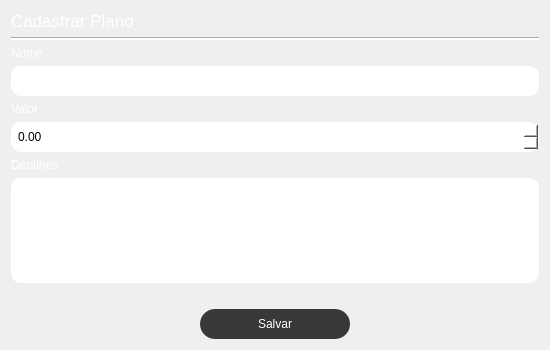
<?xml version="1.0" encoding="UTF-8"?>
<ui version="4.0">
 <class>AddPlan</class>
 <widget class="QDialog" name="AddPlan">
  <property name="geometry">
   <rect>
    <x>0</x>
    <y>0</y>
    <width>550</width>
    <height>350</height>
   </rect>
  </property>
  <property name="minimumSize">
   <size>
    <width>550</width>
    <height>350</height>
   </size>
  </property>
  <property name="maximumSize">
   <size>
    <width>550</width>
    <height>350</height>
   </size>
  </property>
  <property name="windowTitle">
   <string>Cadastrar Plano</string>
  </property>
  <layout class="QVBoxLayout" name="verticalLayout_6">
   <item>
    <layout class="QVBoxLayout" name="verticalLayout">
     <item>
      <widget class="QLabel" name="label_page_account">
       <property name="font">
        <font>
         <pointsize>13</pointsize>
        </font>
       </property>
       <property name="styleSheet">
        <string notr="true">color: rgb(255, 255, 255);</string>
       </property>
       <property name="text">
        <string>Cadastrar Plano</string>
       </property>
      </widget>
     </item>
     <item>
      <widget class="Line" name="line_page_account">
       <property name="styleSheet">
        <string notr="true">background-color: rgb(255, 255, 255);</string>
       </property>
       <property name="orientation">
        <enum>Qt::Orientation::Horizontal</enum>
       </property>
      </widget>
     </item>
    </layout>
   </item>
   <item>
    <layout class="QVBoxLayout" name="verticalLayout_5">
     <item>
      <layout class="QVBoxLayout" name="verticalLayout_2">
       <item>
        <widget class="QLabel" name="label">
         <property name="styleSheet">
          <string notr="true">color: rgb(255, 255, 255);</string>
         </property>
         <property name="text">
          <string>Nome</string>
         </property>
        </widget>
       </item>
       <item>
        <widget class="QLineEdit" name="line_name">
         <property name="minimumSize">
          <size>
           <width>0</width>
           <height>30</height>
          </size>
         </property>
         <property name="styleSheet">
          <string notr="true">QLineEdit{
	background:  rgb(255, 255, 255);
	border-radius: 10px;
	padding: 5px;
}
</string>
         </property>
        </widget>
       </item>
      </layout>
     </item>
     <item>
      <layout class="QVBoxLayout" name="verticalLayout_3">
       <item>
        <widget class="QLabel" name="label_2">
         <property name="styleSheet">
          <string notr="true">color: rgb(255, 255, 255);</string>
         </property>
         <property name="text">
          <string>Valor</string>
         </property>
        </widget>
       </item>
       <item>
        <widget class="QDoubleSpinBox" name="spin_value">
         <property name="minimumSize">
          <size>
           <width>0</width>
           <height>30</height>
          </size>
         </property>
         <property name="styleSheet">
          <string notr="true">QDoubleSpinBox{
	background:  rgb(255, 255, 255);
	border-radius: 10px;
	padding: 5px;
}
</string>
         </property>
         <property name="maximum">
          <double>999999.989999999990687</double>
         </property>
        </widget>
       </item>
      </layout>
     </item>
     <item>
      <layout class="QVBoxLayout" name="verticalLayout_4">
       <item>
        <widget class="QLabel" name="label_3">
         <property name="styleSheet">
          <string notr="true">color: rgb(255, 255, 255);</string>
         </property>
         <property name="text">
          <string>Detalhes</string>
         </property>
        </widget>
       </item>
       <item>
        <widget class="QTextEdit" name="textEdit_datails">
         <property name="minimumSize">
          <size>
           <width>0</width>
           <height>30</height>
          </size>
         </property>
         <property name="maximumSize">
          <size>
           <width>16777215</width>
           <height>16777215</height>
          </size>
         </property>
         <property name="styleSheet">
          <string notr="true">QTextEdit{
	background:  rgb(255, 255, 255);
	border-radius: 10px;
	padding: 5px;
}
</string>
         </property>
        </widget>
       </item>
      </layout>
     </item>
    </layout>
   </item>
   <item>
    <layout class="QVBoxLayout" name="verticalLayout_7">
     <item>
      <widget class="QLabel" name="label_status">
       <property name="text">
        <string/>
       </property>
       <property name="alignment">
        <set>Qt::AlignmentFlag::AlignCenter</set>
       </property>
      </widget>
     </item>
     <item>
      <layout class="QHBoxLayout" name="horizontalLayout">
       <item>
        <spacer name="horizontalSpacer">
         <property name="orientation">
          <enum>Qt::Orientation::Horizontal</enum>
         </property>
         <property name="sizeHint" stdset="0">
          <size>
           <width>40</width>
           <height>20</height>
          </size>
         </property>
        </spacer>
       </item>
       <item>
        <widget class="QPushButton" name="btn_save">
         <property name="minimumSize">
          <size>
           <width>150</width>
           <height>30</height>
          </size>
         </property>
         <property name="styleSheet">
          <string notr="true">QPushButton {
                            background: #383838;
                            color: white;
                            border-radius: 15px;
                            }

                            QPushButton:hover {
                            background-color: #303030;
                            color: white;
                            }

                            QPushButton:disabled{
                            background-color: rgb(222, 222, 222);
                            }</string>
         </property>
         <property name="text">
          <string>Salvar</string>
         </property>
        </widget>
       </item>
       <item>
        <spacer name="horizontalSpacer_2">
         <property name="orientation">
          <enum>Qt::Orientation::Horizontal</enum>
         </property>
         <property name="sizeHint" stdset="0">
          <size>
           <width>40</width>
           <height>20</height>
          </size>
         </property>
        </spacer>
       </item>
      </layout>
     </item>
    </layout>
   </item>
  </layout>
 </widget>
 <resources/>
 <connections/>
</ui>
